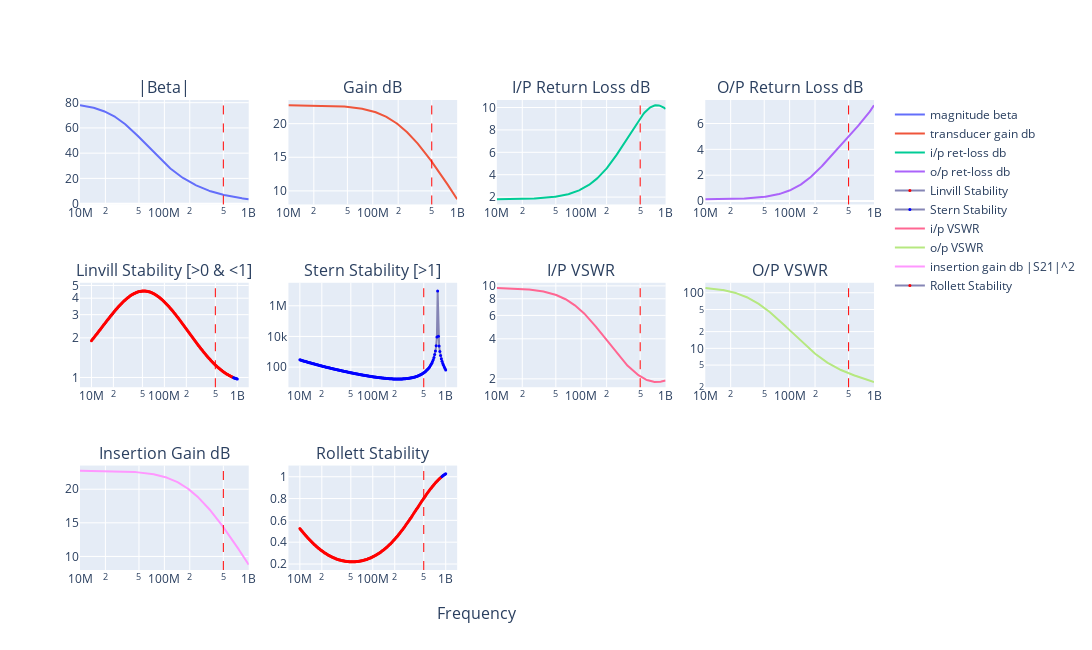

Write notebook code for a chart like this one.
### Code cell
# 2SC2498 - file:///home/bev/Documents/Radio/DataSheets/BJTs/2SC2498.pdf
eL = 1.75
eC = 0.2
n = complex_fba(
    title="2SC2498 Bias:${Ie_mA}mA, F:${F_mhz}MHz",
    F_mhz=500,
    FT_mhz=3500,
    B0=80,
    Ie_mA=4,
    Rbp=1.0,
    Re=0,
    extLe_nH=eL,
    extLb_nH=eL,
    extLc_nH=eL,
    extCin_pF=eC,
    extCout_pF=eC,
    extCrev_pF=eC,
    Ccb_pF=0.95,
    Cce_pF=0.2,
    Cf_pF=100000,
    Lf_nH=10,
    Rf=51000,
    ZS_real=50,
    ZS_imag=0,
    ZL_real=50,
    ZL_imag=0,
    N=1,
    from_mhz=10,
    to_mhz=1000,
)

n.write_touchstone(
    "2SC2498_CE_Ie4mA_nbgen",
    dir="/home/bev/Documents/Radio/QUCS-S/Studies/0010_S_Touchtone_lib",
)

### Figure 1 — Plotly figure (JSON) as saved in the notebook; plotly's stock layout.template omitted (floating-point values rounded to 4 significant figures; data arrays with more than 128 entries replaced by an {"elided": "..."} marker saying what was removed)
{"data": [{"name": "magnitude beta", "type": "scatter", "x": {"elided": "200 float values"}, "xaxis": "x", "y": {"elided": "200 float values"}, "yaxis": "y"}, {"name": "transducer gain db", "type": "scatter", "x": {"elided": "200 float values"}, "xaxis": "x2", "y": {"elided": "200 float values"}, "yaxis": "y2"}, {"name": "i/p ret-loss db", "type": "scatter", "x": {"elided": "200 float values"}, "xaxis": "x3", "y": {"elided": "200 float values"}, "yaxis": "y3"}, {"name": "o/p ret-loss db", "type": "scatter", "x": {"elided": "200 float values"}, "xaxis": "x4", "y": {"elided": "200 float values"}, "yaxis": "y4"}, {"line": {"color": "#8585b5"}, "marker": {"color": {"elided": "200 str values"}, "size": 3}, "mode": "markers+lines", "name": "Linvill Stability", "type": "scatter", "x": {"elided": "200 float values"}, "xaxis": "x5", "y": {"elided": "200 float values"}, "yaxis": "y5"}, {"line": {"color": "#8585b5"}, "marker": {"color": {"elided": "200 str values"}, "size": 3}, "mode": "markers+lines", "name": "Stern Stability", "type": "scatter", "x": {"elided": "200 float values"}, "xaxis": "x6", "y": {"elided": "200 float values"}, "yaxis": "y6"}, {"name": "i/p VSWR", "type": "scatter", "x": {"elided": "200 float values"}, "xaxis": "x7", "y": {"elided": "200 float values"}, "yaxis": "y7"}, {"name": "o/p VSWR", "type": "scatter", "x": {"elided": "200 float values"}, "xaxis": "x8", "y": {"elided": "200 float values"}, "yaxis": "y8"}, {"name": "insertion gain db |S21|^2", "type": "scatter", "x": {"elided": "200 float values"}, "xaxis": "x9", "y": {"elided": "200 float values"}, "yaxis": "y9"}, {"line": {"color": "#8585b5"}, "marker": {"color": {"elided": "200 str values"}, "size": 3}, "mode": "markers+lines", "name": "Rollett Stability", "type": "scatter", "x": {"elided": "200 float values"}, "xaxis": "x10", "y": {"elided": "200 float values"}, "yaxis": "y10"}], "layout": {"annotations": [{"font": {"size": 16}, "showarrow": false, "text": "|Beta|", "x": 0.1062, "xanchor": "center", "xref": "paper", "y": 1, "yanchor": "bottom", "yref": "paper"}, {"font": {"size": 16}, "showarrow": false, "text": "Gain dB", "x": 0.3688, "xanchor": "center", "xref": "paper", "y": 1, "yanchor": "bottom", "yref": "paper"}, {"font": {"size": 16}, "showarrow": false, "text": "I/P Return Loss dB", "x": 0.6313, "xanchor": "center", "xref": "paper", "y": 1, "yanchor": "bottom", "yref": "paper"}, {"font": {"size": 16}, "showarrow": false, "text": "O/P Return Loss dB", "x": 0.8938, "xanchor": "center", "xref": "paper", "y": 1, "yanchor": "bottom", "yref": "paper"}, {"font": {"size": 16}, "showarrow": false, "text": "Linvill Stability [>0 & <1]", "x": 0.1062, "xanchor": "center", "xref": "paper", "y": 0.6111, "yanchor": "bottom", "yref": "paper"}, {"font": {"size": 16}, "showarrow": false, "text": "Stern Stability [>1]", "x": 0.3688, "xanchor": "center", "xref": "paper", "y": 0.6111, "yanchor": "bottom", "yref": "paper"}, {"font": {"size": 16}, "showarrow": false, "text": "I/P VSWR", "x": 0.6313, "xanchor": "center", "xref": "paper", "y": 0.6111, "yanchor": "bottom", "yref": "paper"}, {"font": {"size": 16}, "showarrow": false, "text": "O/P VSWR", "x": 0.8938, "xanchor": "center", "xref": "paper", "y": 0.6111, "yanchor": "bottom", "yref": "paper"}, {"font": {"size": 16}, "showarrow": false, "text": "Insertion Gain dB", "x": 0.1062, "xanchor": "center", "xref": "paper", "y": 0.2222, "yanchor": "bottom", "yref": "paper"}, {"font": {"size": 16}, "showarrow": false, "text": "Rollett Stability", "x": 0.3688, "xanchor": "center", "xref": "paper", "y": 0.2222, "yanchor": "bottom", "yref": "paper"}, {"font": {"size": 16}, "showarrow": false, "text": "Frequency", "x": 0.5, "xanchor": "center", "xref": "paper", "y": 0, "yanchor": "top", "yref": "paper", "yshift": -30}], "height": 650, "shapes": [{"line": {"color": "red", "dash": "dash", "width": 1}, "type": "line", "x0": 500000000, "x1": 500000000, "xref": "x", "y0": 0, "y1": 1, "yref": "y domain"}, {"line": {"color": "red", "dash": "dash", "width": 1}, "type": "line", "x0": 500000000, "x1": 500000000, "xref": "x2", "y0": 0, "y1": 1, "yref": "y2 domain"}, {"line": {"color": "red", "dash": "dash", "width": 1}, "type": "line", "x0": 500000000, "x1": 500000000, "xref": "x3", "y0": 0, "y1": 1, "yref": "y3 domain"}, {"line": {"color": "red", "dash": "dash", "width": 1}, "type": "line", "x0": 500000000, "x1": 500000000, "xref": "x4", "y0": 0, "y1": 1, "yref": "y4 domain"}, {"line": {"color": "red", "dash": "dash", "width": 1}, "type": "line", "x0": 500000000, "x1": 500000000, "xref": "x5", "y0": 0, "y1": 1, "yref": "y5 domain"}, {"line": {"color": "red", "dash": "dash", "width": 1}, "type": "line", "x0": 500000000, "x1": 500000000, "xref": "x6", "y0": 0, "y1": 1, "yref": "y6 domain"}, {"line": {"color": "red", "dash": "dash", "width": 1}, "type": "line", "x0": 500000000, "x1": 500000000, "xref": "x7", "y0": 0, "y1": 1, "yref": "y7 domain"}, {"line": {"color": "red", "dash": "dash", "width": 1}, "type": "line", "x0": 500000000, "x1": 500000000, "xref": "x8", "y0": 0, "y1": 1, "yref": "y8 domain"}, {"line": {"color": "red", "dash": "dash", "width": 1}, "type": "line", "x0": 500000000, "x1": 500000000, "xref": "x9", "y0": 0, "y1": 1, "yref": "y9 domain"}, {"line": {"color": "red", "dash": "dash", "width": 1}, "type": "line", "x0": 500000000, "x1": 500000000, "xref": "x10", "y0": 0, "y1": 1, "yref": "y10 domain"}], "width": 1400, "xaxis": {"anchor": "y", "autorange": true, "domain": [0, 0.2125], "range": [7, 9.0], "type": "log"}, "xaxis10": {"anchor": "y10", "autorange": true, "domain": [0.2625, 0.475], "range": [6.856, 9.144], "type": "log"}, "xaxis11": {"anchor": "y11", "domain": [0.525, 0.7375], "type": "log"}, "xaxis12": {"anchor": "y12", "domain": [0.7875, 1], "type": "log"}, "xaxis2": {"anchor": "y2", "autorange": true, "domain": [0.2625, 0.475], "range": [7, 9.0], "type": "log"}, "xaxis3": {"anchor": "y3", "autorange": true, "domain": [0.525, 0.7375], "range": [7, 9.0], "type": "log"}, "xaxis4": {"anchor": "y4", "autorange": true, "domain": [0.7875, 1], "range": [7, 9.0], "type": "log"}, "xaxis5": {"anchor": "y5", "autorange": true, "domain": [0, 0.2125], "range": [6.856, 9.144], "type": "log"}, "xaxis6": {"anchor": "y6", "autorange": true, "domain": [0.2625, 0.475], "range": [6.856, 9.144], "type": "log"}, "xaxis7": {"anchor": "y7", "autorange": true, "domain": [0.525, 0.7375], "range": [7, 9.0], "type": "log"}, "xaxis8": {"anchor": "y8", "autorange": true, "domain": [0.7875, 1], "range": [7, 9.0], "type": "log"}, "xaxis9": {"anchor": "y9", "autorange": true, "domain": [0, 0.2125], "range": [7, 9.0], "type": "log"}, "yaxis": {"anchor": "x", "autorange": true, "domain": [0.7778, 1], "range": [-0.6418, 82.13], "type": "linear"}, "yaxis10": {"anchor": "x10", "autorange": true, "domain": [0, 0.2222], "range": [0.145, 1.103], "type": "linear"}, "yaxis11": {"anchor": "x11", "domain": [0, 0.2222]}, "yaxis12": {"anchor": "x12", "domain": [0, 0.2222]}, "yaxis2": {"anchor": "x2", "autorange": true, "domain": [0.7778, 1], "range": [7.981, 23.52], "type": "linear"}, "yaxis3": {"anchor": "x3", "autorange": true, "domain": [0.7778, 1], "range": [1.343, 10.67], "type": "linear"}, "yaxis4": {"anchor": "x4", "autorange": true, "domain": [0.7778, 1], "range": [-0.2613, 7.819], "type": "linear"}, "yaxis5": {"anchor": "x5", "autorange": true, "domain": [0.3889, 0.6111], "range": [-0.07408, 0.7193], "type": "log"}, "yaxis6": {"anchor": "x6", "autorange": true, "domain": [0.3889, 0.6111], "range": [0.689, 7.499], "type": "log"}, "yaxis7": {"anchor": "x7", "autorange": true, "domain": [0.3889, 0.6111], "range": [0.2381, 1.023], "type": "log"}, "yaxis8": {"anchor": "x8", "autorange": true, "domain": [0.3889, 0.6111], "range": [0.3011, 2.179], "type": "log"}, "yaxis9": {"anchor": "x9", "autorange": true, "domain": [0, 0.2222], "range": [7.981, 23.52], "type": "linear"}}}
